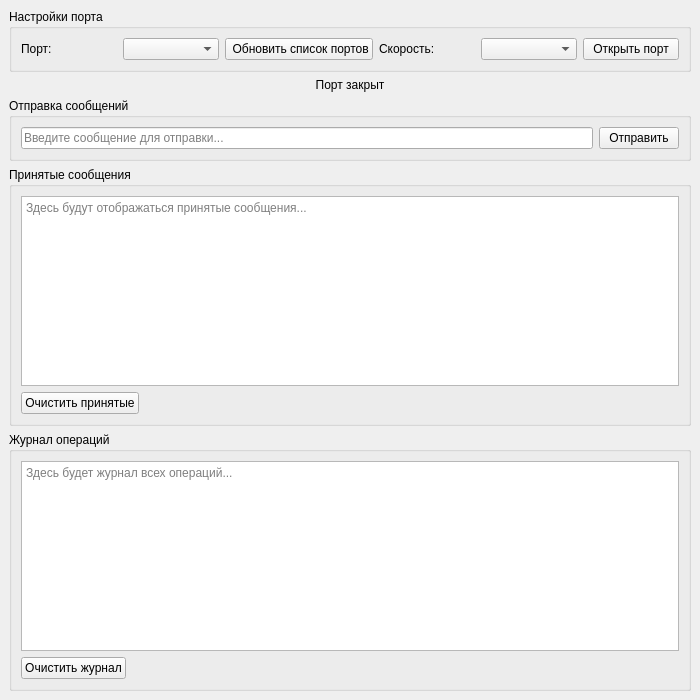
<?xml version="1.0" encoding="UTF-8"?>
<ui version="4.0">
 <class>MainWindow</class>
 <widget class="QMainWindow" name="MainWindow">
  <property name="geometry">
   <rect>
    <x>0</x>
    <y>0</y>
    <width>700</width>
    <height>700</height>
   </rect>
  </property>
  <property name="windowTitle">
   <string>COM-порт коммуникатор</string>
  </property>
  <widget class="QWidget" name="centralwidget">
   <layout class="QVBoxLayout" name="verticalLayout">
    <item>
     <widget class="QGroupBox" name="groupBox">
      <property name="title">
       <string>Настройки порта</string>
      </property>
      <layout class="QHBoxLayout" name="horizontalLayout">
       <item>
        <widget class="QLabel" name="label">
         <property name="text">
          <string>Порт:</string>
         </property>
        </widget>
       </item>
       <item>
        <widget class="QComboBox" name="portComboBox"/>
       </item>
       <item>
        <widget class="QPushButton" name="refreshButton">
         <property name="text">
          <string> Обновить список портов</string>
         </property>
        </widget>
       </item>
       <item>
        <widget class="QLabel" name="label_2">
         <property name="text">
          <string>Скорость:</string>
         </property>
        </widget>
       </item>
       <item>
        <widget class="QComboBox" name="baudRateComboBox"/>
       </item>
       <item>
        <widget class="QPushButton" name="openCloseButton">
         <property name="text">
          <string>Открыть порт</string>
         </property>
        </widget>
       </item>
      </layout>
     </widget>
    </item>
    <item>
     <widget class="QLabel" name="statusLabel">
      <property name="text">
       <string>Порт закрыт</string>
      </property>
      <property name="alignment">
       <set>Qt::AlignmentFlag::AlignCenter</set>
      </property>
     </widget>
    </item>
    <item>
     <widget class="QGroupBox" name="groupBox_2">
      <property name="title">
       <string>Отправка сообщений</string>
      </property>
      <layout class="QVBoxLayout" name="verticalLayout_2">
       <item>
        <layout class="QHBoxLayout" name="horizontalLayout_2">
         <item>
          <widget class="QLineEdit" name="sendLineEdit">
           <property name="placeholderText">
            <string>Введите сообщение для отправки...</string>
           </property>
          </widget>
         </item>
         <item>
          <widget class="QPushButton" name="sendButton">
           <property name="text">
            <string>Отправить</string>
           </property>
          </widget>
         </item>
        </layout>
       </item>
      </layout>
     </widget>
    </item>
    <item>
     <widget class="QGroupBox" name="groupBox_4">
      <property name="title">
       <string>Принятые сообщения</string>
      </property>
      <layout class="QVBoxLayout" name="verticalLayout_4">
       <item>
        <widget class="QTextEdit" name="receiveTextEdit">
         <property name="readOnly">
          <bool>true</bool>
         </property>
         <property name="placeholderText">
          <string>Здесь будут отображаться принятые сообщения...</string>
         </property>
        </widget>
       </item>
       <item>
        <layout class="QHBoxLayout" name="horizontalLayout_3">
         <item>
          <widget class="QPushButton" name="clearReceiveButton">
           <property name="text">
            <string>Очистить принятые</string>
           </property>
          </widget>
         </item>
         <item>
          <spacer name="horizontalSpacer_2">
           <property name="orientation">
            <enum>Qt::Orientation::Horizontal</enum>
           </property>
           <property name="sizeHint" stdset="0">
            <size>
             <width>40</width>
             <height>20</height>
            </size>
           </property>
          </spacer>
         </item>
        </layout>
       </item>
      </layout>
     </widget>
    </item>
    <item>
     <widget class="QGroupBox" name="groupBox_3">
      <property name="title">
       <string>Журнал операций</string>
      </property>
      <layout class="QVBoxLayout" name="verticalLayout_3">
       <item>
        <widget class="QTextEdit" name="logTextEdit">
         <property name="readOnly">
          <bool>true</bool>
         </property>
         <property name="placeholderText">
          <string>Здесь будет журнал всех операций...</string>
         </property>
        </widget>
       </item>
       <item>
        <layout class="QHBoxLayout" name="horizontalLayout_4">
         <item>
          <widget class="QPushButton" name="clearButton">
           <property name="text">
            <string>Очистить журнал</string>
           </property>
          </widget>
         </item>
         <item>
          <spacer name="horizontalSpacer_3">
           <property name="orientation">
            <enum>Qt::Orientation::Horizontal</enum>
           </property>
           <property name="sizeHint" stdset="0">
            <size>
             <width>40</width>
             <height>20</height>
            </size>
           </property>
          </spacer>
         </item>
        </layout>
       </item>
      </layout>
     </widget>
    </item>
   </layout>
  </widget>
 </widget>
 <resources/>
 <connections/>
</ui>
